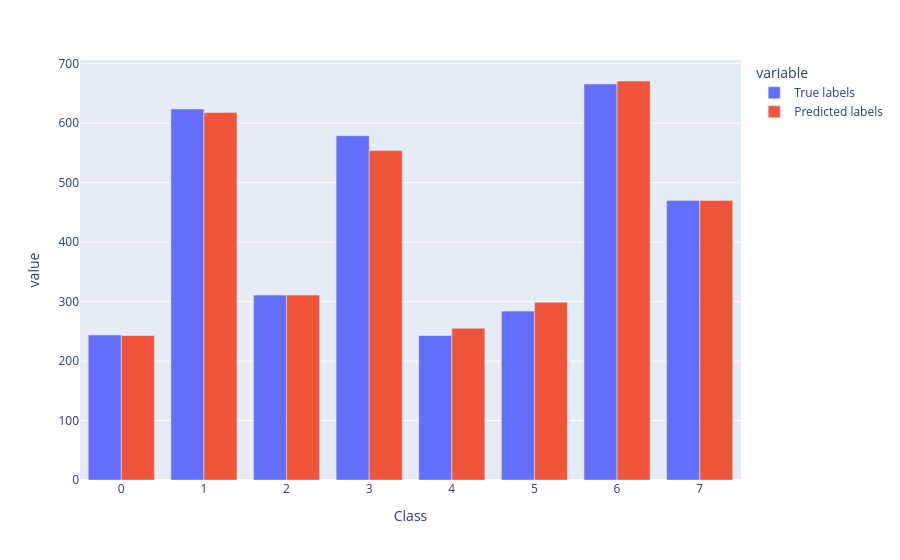

The notebook cell this image was saved under:
### Markdown cell above
## Visualizations

### Code cell
# sample images, mean+var, labels dist

fig, axes = plt.subplots(2,8,figsize=(15,5))
for i in range(8): 
    class_img = t_images[t_labels==i]
    axes[0,i].imshow(class_img[0])
    axes[0,i].title.set_text(f"Label: {i}")
    axes[1,i].imshow(class_img[1])
    axes[1,i].title.set_text(f"Label: {i}")

plt.tight_layout()
plt.show()


print(t_images.shape)

fig, axes = plt.subplots(2,8,figsize=(15,5))
for i in range(0,8):
    class_img = t_images[t_labels==i]
    mean_image = np.mean(class_img, axis=(0,), dtype=np.int64) 
    var_image = np.var(class_img, axis=(0,), dtype=np.int64) 
    var_image = var_image/np.max(var_image)
    axes[0,i].imshow(mean_image)
    axes[0,i].title.set_text(f"Mean image {i}")    
    axes[1,i].imshow(var_image)
    axes[1,i].title.set_text(f"Var image {i}")   

plt.tight_layout()
plt.show()


true_labels = np.bincount(test_labels)
pred_labels = np.bincount(test_pred_resnet_18)
df = pd.DataFrame({"Class": np.arange(8), "True labels": true_labels, "Predicted labels": pred_labels})
fig = px.bar(df,x="Class", y=["True labels", "Predicted labels"],barmode="group")
fig.show()

### Figure 1 — Plotly figure (JSON) as saved in the notebook; plotly's stock layout.template omitted (floating-point values rounded to 4 significant figures)
{"data": [{"alignmentgroup": "True", "hovertemplate": "variable=True labels<br>Class=%{x}<br>value=%{y}<extra></extra>", "legendgroup": "True labels", "marker": {"color": "#636efa", "pattern": {"shape": ""}}, "name": "True labels", "offsetgroup": "True labels", "orientation": "v", "showlegend": true, "textposition": "auto", "type": "bar", "x": [0, 1, 2, 3, 4, 5, 6, 7], "xaxis": "x", "y": [244, 624, 311, 579, 243, 284, 666, 470], "yaxis": "y"}, {"alignmentgroup": "True", "hovertemplate": "variable=Predicted labels<br>Class=%{x}<br>value=%{y}<extra></extra>", "legendgroup": "Predicted labels", "marker": {"color": "#EF553B", "pattern": {"shape": ""}}, "name": "Predicted labels", "offsetgroup": "Predicted labels", "orientation": "v", "showlegend": true, "textposition": "auto", "type": "bar", "x": [0, 1, 2, 3, 4, 5, 6, 7], "xaxis": "x", "y": [243, 618, 311, 554, 255, 299, 671, 470], "yaxis": "y"}], "layout": {"barmode": "group", "legend": {"title": {"text": "variable"}, "tracegroupgap": 0}, "margin": {"t": 60}, "xaxis": {"anchor": "y", "domain": [0, 1], "title": {"text": "Class"}}, "yaxis": {"anchor": "x", "domain": [0, 1], "title": {"text": "value"}}}}
